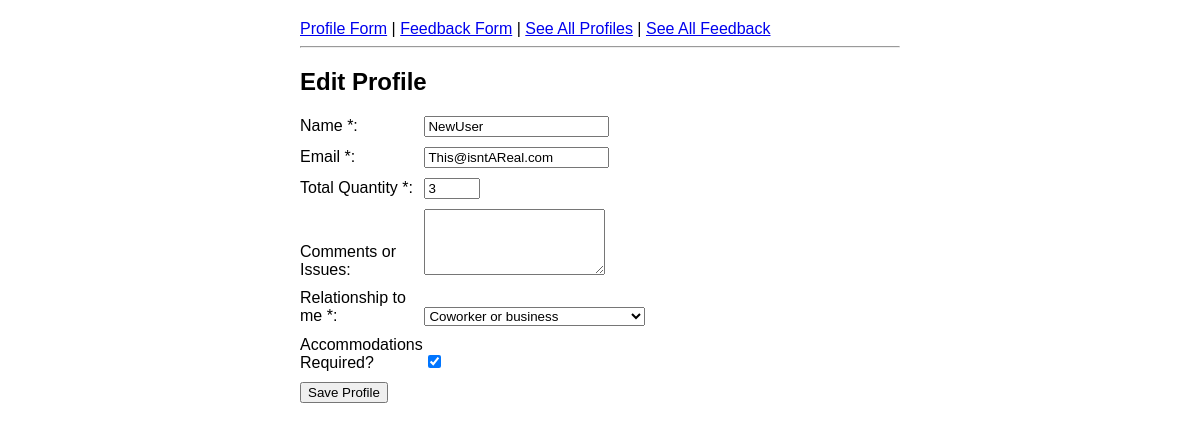
Screenshot of /admin/profiles/edit?profileId=4 with the database file from the repository.
### app.py (models this page shows)
class Profile(db.Model):
    id = db.Column(db.Integer, primary_key=True)
    name = db.Column(db.String(100), nullable=False)
    email = db.Column(db.String(100), nullable=False)
    quan = db.Column(db.Integer, nullable = False)
    comments = db.Column(db.Text)
    rel = db.Column(db.String(50), nullable=False)
    accommodations = db.Column(db.Boolean, default=False)
    created_at = db.Column(db.DateTime, default=datetime.now(timezone.utc))

### app.py (the view, shortened to what this page needs)
@app.route('/admin/profiles/edit', methods = ['GET', 'POST'])
def admin_profiles_edit():
    profileId = request.args.get('profileId')
    if not profileId:
        error = f"no profile id provided"
        profiles = Profile.query.all()
        return render_template('admin_profiles.html', profiles=profiles, error=error)
    profileToEdit = Profile.query.filter_by(id = profileId).first()
    if not profileToEdit:
        error = f"no profile found with id equal to = {profileId}"
        profiles = Profile.query.all()
        return render_template('admin_profiles.html', profiles=profiles, error=error)
    return render_template('profileEdit.html', profile=profileToEdit)

### templates/profileEdit.html (shortened to what this page needs)
{% extends 'base.html' %}
{% block content %}
<h2> Edit Profile </h2>
<form action="{{ url_for('admin_profiles_edit') }}" method="POST">
    <div>
        <label for = "name"> Name *: </label>
        <input type="text" name="name" id="name" value = "{{profile.name}}" required >
    </div>
    <div>
        <label for="email"> Email *: </label>
        <input type="email" name="email" id="email" value = "{{profile.email}}" required>
    </div>
    <div>
        <label for="quan"> Total Quantity *: </label>
        <input type="number" name="quan" id="quan" min = "1" max = "10" value = "{{profile.quan}}" required>
    </div>
    <div>
        <label for = "comments"> Comments or Issues: </label>
        <textarea name="comments" id="comments" rows = "4" value = "{{profile.comments}}" ></textarea>
    </div>
    <div>
        <label for="rel"> Relationship to me *:</label>
        <select name="rel" id="rel" required>
            <option value="coworker etc.">Coworker or business</option>
        </select>
    </div>
    <div>
        <label for="accommodations"> Accommodations Required?</label>
        <input type="checkbox" id = "accommodations" name = "accommodations" value="yes">
    </div>
    <div>
        <button type = "submit"> Save Profile </button>
    </div>
</form>
{% endblock %}

### static/style.css (style rules this page uses)
body { font-family: Arial, sans-serif; max-width: 600px; margin: 0 auto; padding: 20px; }
form div { margin: 10px 0; }
label { display: inline-block; width: 120px; }

### rows the page displays
Profile: name "NewUser", email "This@isntAReal.com", quan "3"
